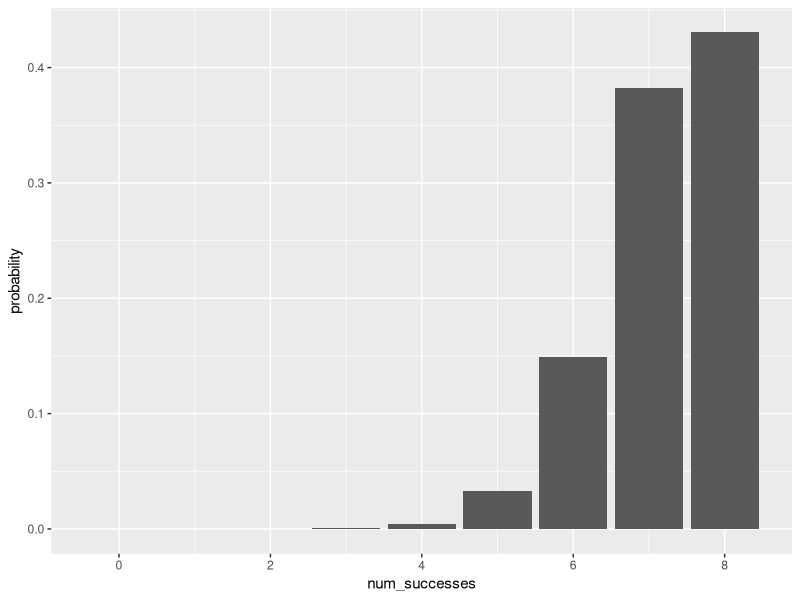

Reproduce this figure in R.
## ---- chunk 1
knitr::opts_chunk$set(echo = FALSE)
require(ggplot2)
require(dplyr)
require(tidyr)
require(readr)
## ---- chunk 2
dbinom(x = 8, size = 8, prob = 0.8)
## ---- chunk 3
dbinom(x = 7, size = 8, prob = 0.8)
## ---- chunk 4
pbinom(q = 5, size = 8, prob = 0.8)
## ---- chunk 5
Paul_success_probs <- data.frame(
  num_successes = seq(from = 0, to = 8),
  probability = dbinom(x = seq(from = 0, to = 8), size = 8, prob = 0.9))
Paul_success_probs
ggplot() +
  geom_col(mapping = aes(x = num_successes, y = probability),
    data = Paul_success_probs)
